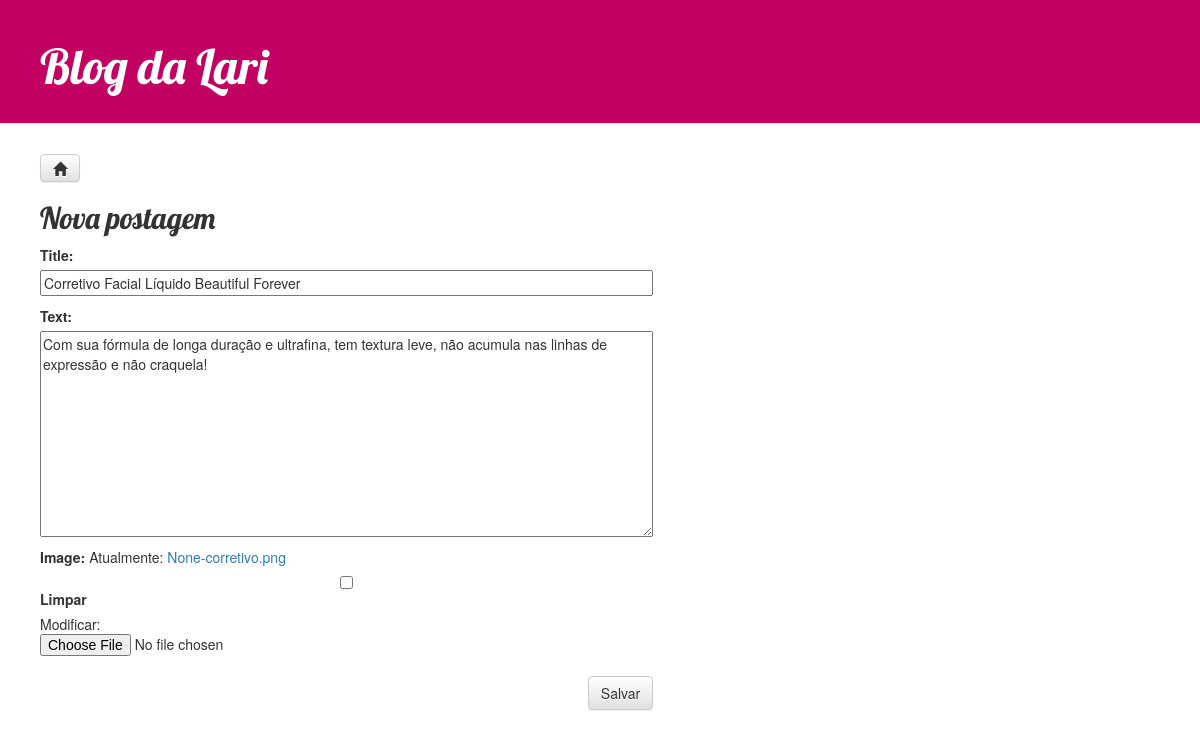
/post/2/edit/, run on the app's committed database.
### meublog/models.py (models this page shows, shortened)
class Post(models.Model):
    author = models.ForeignKey(settings.AUTH_USER_MODEL, on_delete=models.CASCADE)
    title = models.CharField(max_length=200)
    text = models.TextField()
    created_date = models.DateTimeField(default=timezone.now)
    published_date = models.DateTimeField(blank=True, null=True)
    image = models.ImageField(upload_to=upload_image, blank=True, null=True)

### meublog/views.py (the view)
# urls.py: path('post/<int:pk>/edit/', views.post_edit, name='post_edit'),
def post_edit(request, pk):
    post = get_object_or_404(Post, pk=pk)
    if request.method == "POST":
        form = PostForm(request.POST, instance=post)
        if form.is_valid():
            post = form.save(commit=False)
            post.author = request.user
            post.published_date = timezone.now()
            post.save()
            return redirect('post_detail', pk=post.pk)
    else:
        form = PostForm(instance=post)
    return render(request, 'meublog/post_edit.html', {'form': form})

### meublog/forms.py
class PostForm(forms.ModelForm):
    class Meta:
        model = Post
        fields = ('title', 'text', 'image')

### meublog/templates/meublog/post_edit.html
{% extends 'meublog/base.html' %}
{% block content %}
    <a class="btn btn-default" href="{% url 'post_list' %}"><span class="glyphicon glyphicon-home"></span></a>
    <h2>Nova postagem</h2>
    <form method="POST" class="post-form" enctype="multipart/form-data">{% csrf_token %}
        {{ form.as_p }}
        <button type="submit" class="save btn btn-default">Salvar</button>
    </form>
{% endblock %}

### meublog/static/css/blog.css (style rules this page uses)
h1, h2, h3, h4 { font-family: 'Lobster', cursive; }
.save { float: right; }
.post-form textarea, .post-form input { width: 100%; }
.post, .post-form { margin-bottom: 40px; width: 55%; }
.btn { margin-top: 10px; }

### data on the page
Post: title "Corretivo Facial Líquido Beautiful Forever", text "Com sua fórmula de longa duração e ultrafina, tem textura leve, não acumula nas linhas de expressão e não craquela!"
